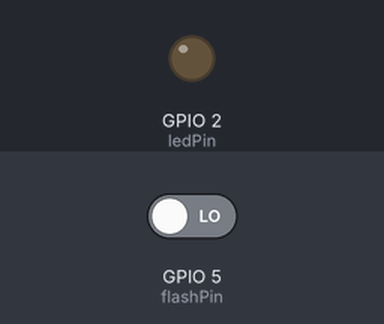
Bench run of a sketch on a simulated ESP32. Shown: output pins drawn as LEDs (lit = HIGH). The inputs (shaded band) are chosen by the test bench; at power-on: GPIO 5 (flashPin) LOW.

Above: at 1.2 s.
1.3 s: GPIO 5 (flashPin) driven HIGH
At 2.1 s:
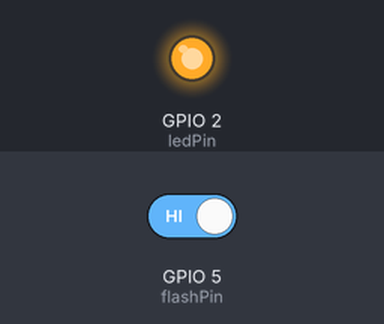
4.3 s: GPIO 5 (flashPin) driven LOW
At 4.9 s:
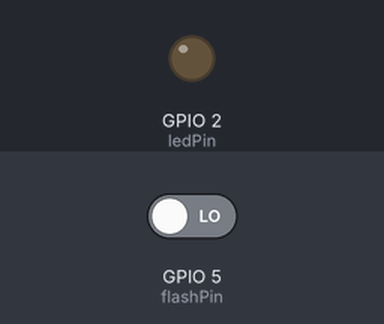
Timing chart, 0 to 7.3 s (numbered marks = the images above; inputs shaded):
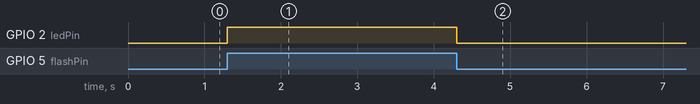

The sketch:

Vitesse_photochimie.ino
```cpp
#include <math.h>

#define PI 3.1415926532
// the number of the LED pin
const int ledPin = 2;

// the number of the flash pin
const int  flashPin = 5;

// setting PWM properties
const int freq = 1000 ; //refresh rate
const int ledChannel = 0;
const int resolution = 10;
int max_amp = pow(2, resolution) - 1;

// setting the actinic light properties
float amp_fact = 1; // Amplitude of modulation a fraction of max intensity

int PWM_value = 0;
int trigger = 1;


void setup() {
  Serial.begin(115200);
  pinMode(flashPin, INPUT);
  // configure LED PWM functionalitites
  ledcSetup(ledChannel, freq, resolution);

  // attach the channel to the GPIO to be controlled
  ledcAttachPin(ledPin, ledChannel);
}

void loop() {
  trigger = digitalRead(flashPin);
  if (trigger == 1){
    PWM_value = round(amp_fact * max_amp);
    ledcWrite(ledChannel, PWM_value);
    delay(1000);
    }
  ledcWrite(ledChannel, 0);
  }
```

Measured:
- after the input at 1.3 s, GPIO 2 (ledPin): LOW → HIGH at once
- after the input at 4.3 s, GPIO 2 (ledPin): HIGH → LOW at once
